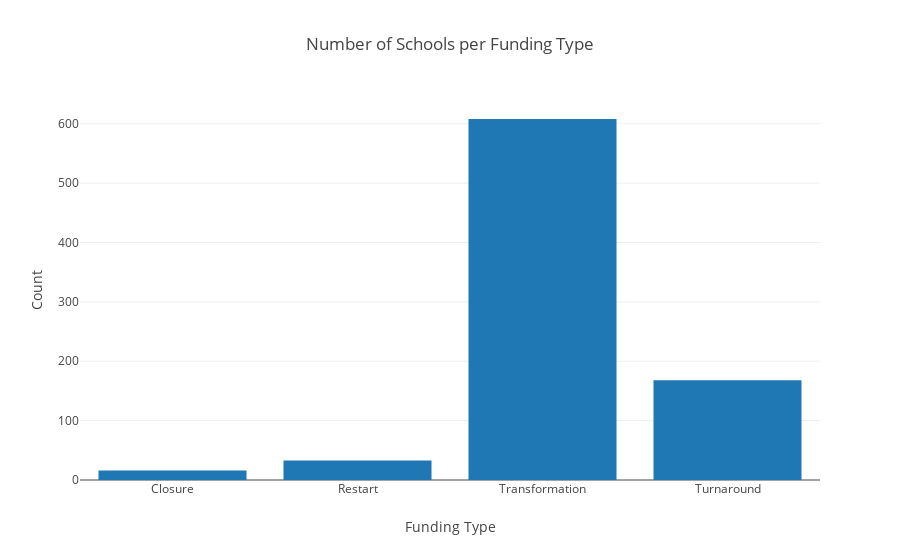

The cell this chart's notebook holds for it:
### Code cell
iplot(
    go.Figure(
        data = [
            go.Bar(x= model_counts.index, y = model_counts),
        ],
    
        layout = go.Layout(
            title = "Number of Schools per Funding Type",
            xaxis = dict(title="Funding Type"),
            yaxis = dict(title="Count")
        )
))

### Figure 1 — Plotly figure (JSON) as saved in the notebook; plotly's stock layout.template omitted (floating-point values rounded to 4 significant figures)
{"data": [{"type": "bar", "uid": "22069383-419f-4c91-8d0a-165d170ce6bd", "x": ["Closure", "Restart", "Transformation", "Turnaround"], "y": [16, 33, 608, 168]}], "layout": {"autosize": true, "title": {"text": "Number of Schools per Funding Type"}, "xaxis": {"autorange": true, "range": [-0.5, 3.5], "title": {"text": "Funding Type"}, "type": "category"}, "yaxis": {"autorange": true, "range": [0, 640], "title": {"text": "Count"}, "type": "linear"}}}
